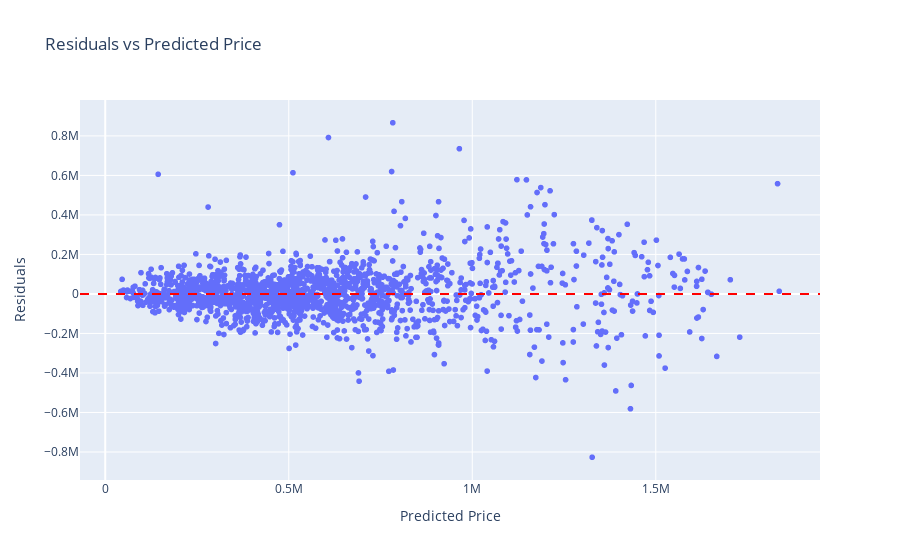

Notebook code cell kept with this figure:
### Code cell
#✅ 2. Residual Plot

residuals = y_test - y_pred
df_res = pd.DataFrame({'Predicted': y_pred, 'Residuals': residuals})

fig = px.scatter(df_res, x='Predicted', y='Residuals',
                 title='Residuals vs Predicted Price',
                 labels={'Predicted': 'Predicted Price', 'Residuals': 'Residuals'})
fig.add_hline(y=0, line_dash="dash", line_color="red")
fig.show()

### Figure 1 — Plotly figure (JSON) as saved in the notebook; plotly's stock layout.template omitted (floating-point values rounded to 4 significant figures; data arrays with more than 128 entries replaced by an {"elided": "..."} marker saying what was removed)
{"data": [{"hovertemplate": "Predicted Price=%{x}<br>Residuals=%{y}<extra></extra>", "legendgroup": "", "marker": {"color": "#636efa", "symbol": "circle"}, "mode": "markers", "name": "", "showlegend": false, "type": "scattergl", "x": {"elided": "1647 float values"}, "xaxis": "x", "y": {"elided": "1647 float values"}, "yaxis": "y"}], "layout": {"legend": {"tracegroupgap": 0}, "shapes": [{"line": {"color": "red", "dash": "dash"}, "type": "line", "x0": 0, "x1": 1, "xref": "x domain", "y0": 0, "y1": 0, "yref": "y"}], "title": {"text": "Residuals vs Predicted Price"}, "xaxis": {"anchor": "y", "domain": [0, 1], "title": {"text": "Predicted Price"}}, "yaxis": {"anchor": "x", "domain": [0, 1], "title": {"text": "Residuals"}}}}
